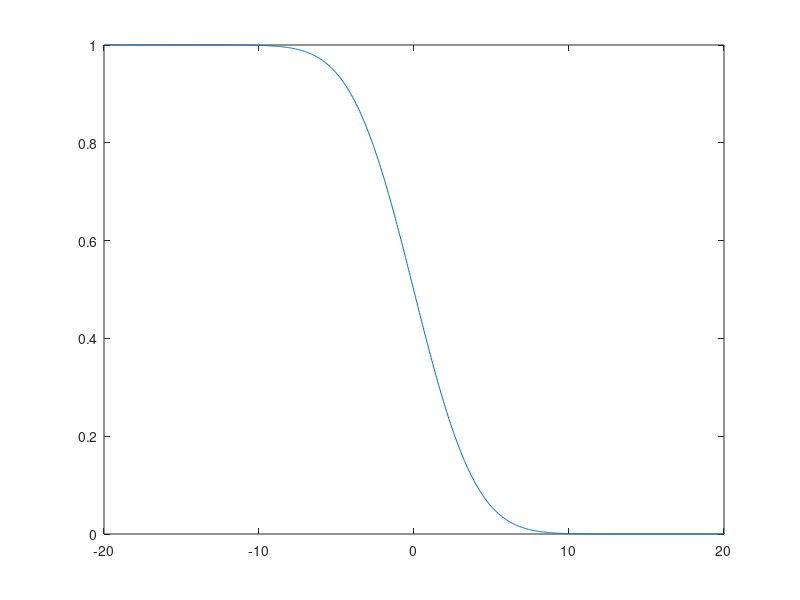

This chart was generated by the following MATLAB code:
%---------------------------------------------------------------------
function de=impl
global T t dt dx J x u un B C a dc sip sim theta b
% T je konecny cas
% dt,dx jsou casovy a prostorovy krok
% J je pocet bunek
% x(j) je prostorova souradnice j-teho bodu
% u(j) je reseni v bode x(j) na casove vrstve n
% un(j) je reseni v bode x(j) na casove vrstve n+1
% resime na intervalu (-B,B)
% C je CFL cislo
% resime rovnici u_t + a u_x = 0
B = 20;
J = 800;
T = 1;
C = 0.5;
a = 1;

b = 5;


solve;
%---------------------------------------------------------------------
function so=solve
% resi PDR u_t = a u_x
global T t dt dx J x u un B C a M b 

t=0;
init;
M = zeros(J,J);
M(1,1) = 1;
M(1,2) = -1;
%M(1,J-1) = -1;
for j=2:J-1
  M(j,j-1) = - b*dt/(2*dx^2);
  M(j,j)   = 1 + b*dt/dx^2;
  M(j,j+1) =  - b*dt/(2*dx^2);
end
M(J,J-1) = -1;
M(J,J) = 1;
%M(J,2) = -1;
M = inv(M);
while t < T
  imstep;
  plot(x,un);
%  axis([-B B 0 1]);
  drawnow;
  %pause
  u = un;
  t = t + dt;
end
%---------------------------------------------------------------------
function ii=init
% inicializace, pocatecni podminky
global T dt dx J x u un B C a b

dx = 2*B/J;
x = zeros(J,1);
for j=1:J
  x(j) = -B + j*dx;
end
dt = C*dx/b;
u = zeros(J,1);
un = zeros(J,1);
for j=1:J
  if x(j) < 0
      u(j) = 1;
%      u(j) = 1;
  end
end
%---------------------------------------------------------------------
function im=imstep
% jeden casovy krok implicitni schema
global T dt dx J x u un B C a M b 

uu = u;
uu(1) = 0;
uu(J) = 0;
for j=2:J-1
    uu(j) = u(j) + b*dt/(2*dx^2)*(u(j+1)-2*u(j)+u(j-1));
end
un = M*uu;
%---------------------------------------------------------------------


